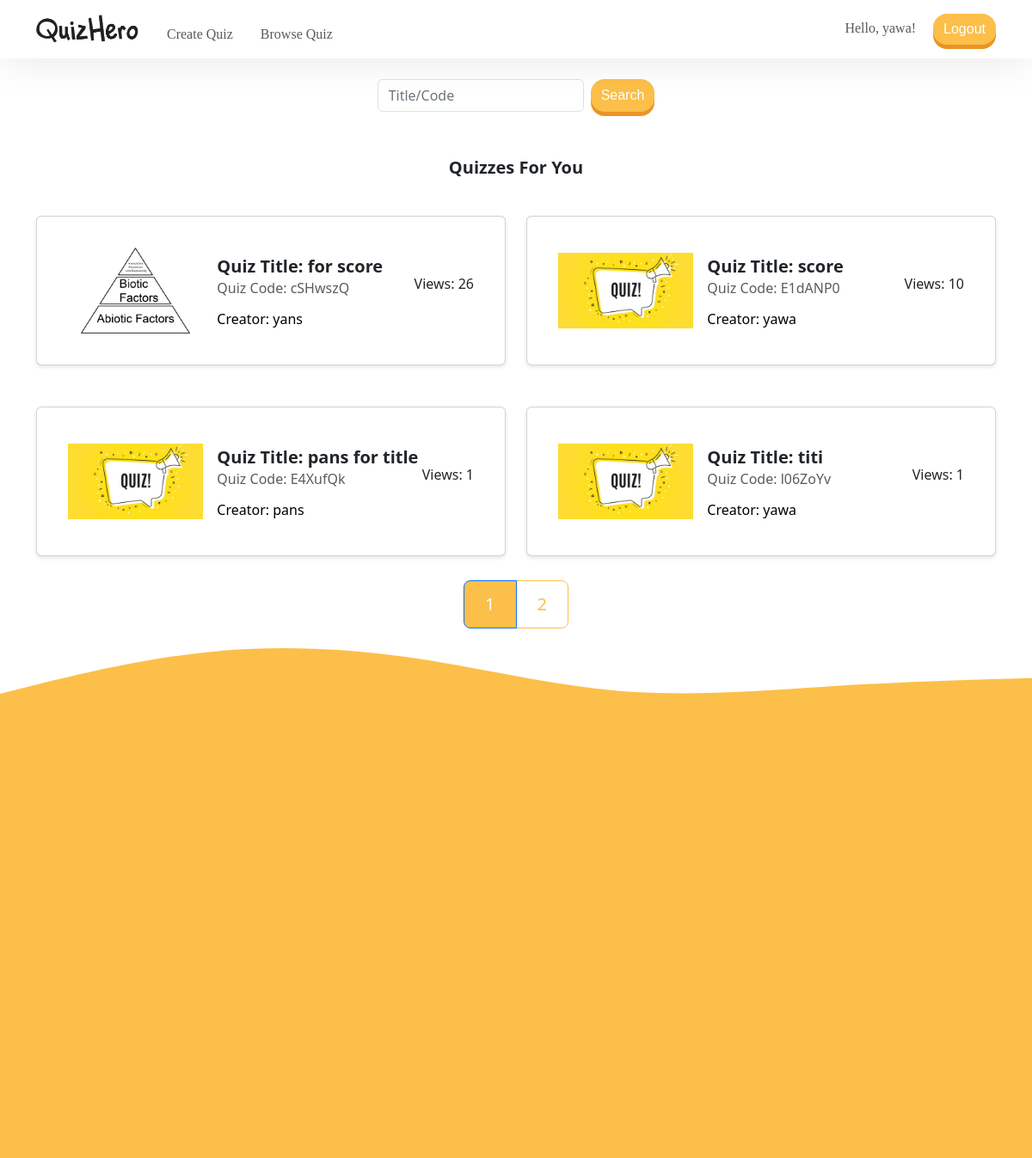
Page /List.php (signed in) on the earlier database version.
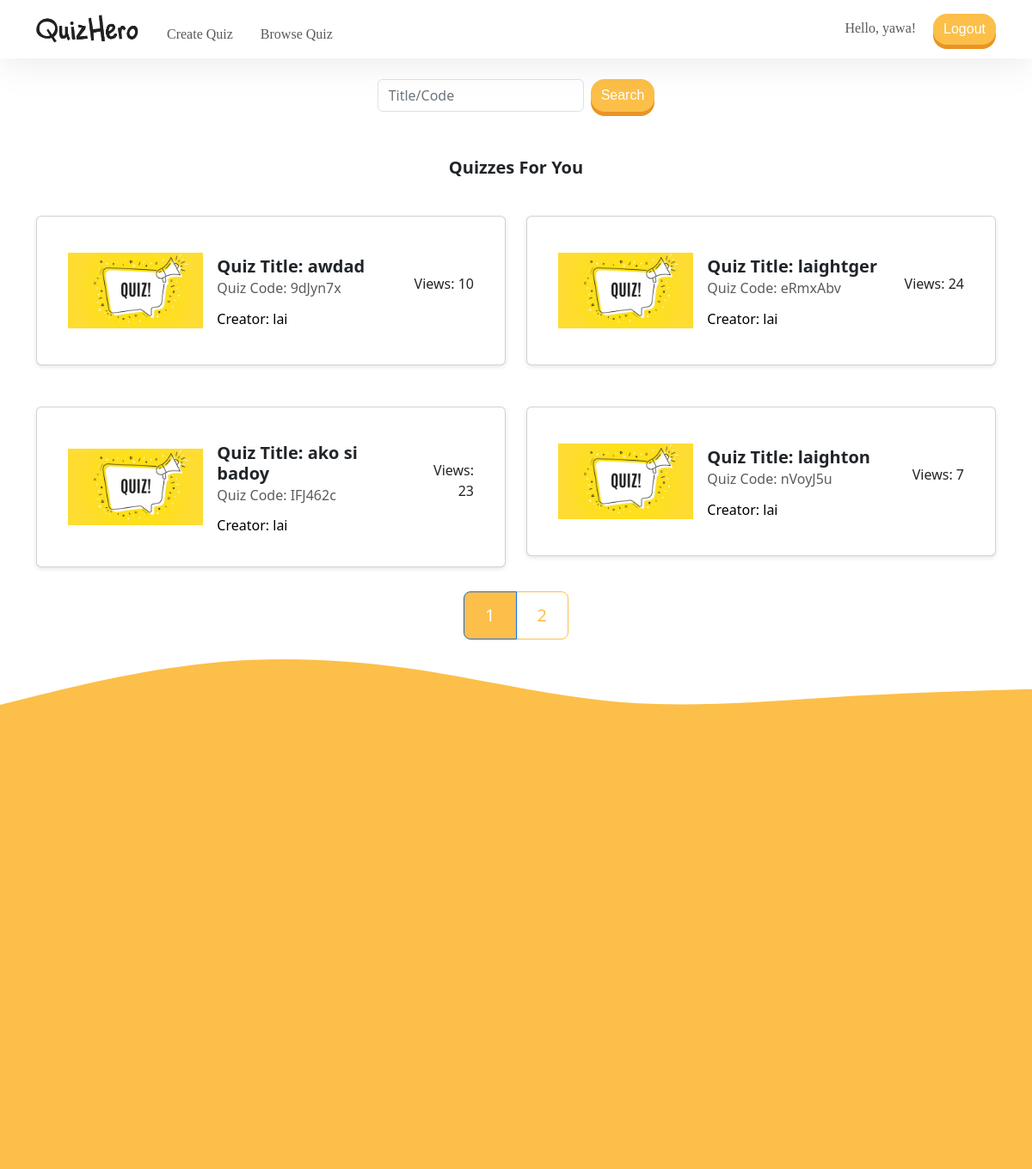
Same page on the later database version.
### tables this page shows
CREATE TABLE `quizlisttable` (
  `code` varchar(7) NOT NULL,
  `title` varchar(255) NOT NULL,
  `thumbnail` varchar(255) NOT NULL,
  `accessibility` varchar(8) NOT NULL,
  `creator` varchar(255) NOT NULL,
  `views` int(11) DEFAULT 0,
  `max_attempts` int(8) NOT NULL
);

### List.php (the view, shortened to what this page needs)
<!DOCTYPE html>
<html lang="en">
<head>
    <link href="https://cdn.jsdelivr.net/npm/bootstrap@5.3.3/dist/css/bootstrap.min.css" rel="stylesheet"
>
</head>
<body>
    <?php
    $servername = 'localhost';
    $dbUsername = 'root';
    $dbPassword = '';
    $database_name = 'web';
    $conn = new mysqli($servername, $dbUsername, $dbPassword, $database_name);
    ?>
    <?php require('assets/php/head.inc.php'); ?>
    <?php include('assets/php/navbar.inc.php'); ?>
    <br>
    <form class="d-flex justify-content-center" role="search" method="post">
        <input class="form-control me-2" style="width: 15rem;" type="search" name="search" placeholder="Title/Code"
            aria-label="Search">
        <button class="btn btn-primary border-dark" type="submit">Search</button>
    </form>
    <?php
    $itemsPerPage = 4;
    $sql = "SELECT COUNT(*) as count FROM quizlisttable";
    $result = $conn->query($sql);
    $row = $result->fetch_assoc();
    $totalItems = $row['count'];
    $totalPages = ceil($totalItems / $itemsPerPage);
    if (isset($_GET['page']) && is_numeric($_GET['page'])) {
        $currentPage = (int) $_GET['page'];
    } else {
        $currentPage = 1;
    }
    $offset = ($currentPage - 1) * $itemsPerPage;
    $sql = "SELECT * FROM quizlisttable WHERE accessibility != 'PRIVATE' LIMIT $itemsPerPage OFFSET $offset";
    $result = $conn->query($sql);
    if ($result->num_rows > 0) {
        echo '<div class="d-flex justify-content-center text-dark mt-5"><h5 class="card-title">Quizzes For You</h5></div>';
        echo '<div class="container mt-4 text-center">';
        echo '<div class="row justify-content-center">';
        while ($row = $result->fetch_assoc()) {
            $thumbnailPath = 'assets/img/uploads/' . htmlspecialchars($row["thumbnail"]);
            if ($row["thumbnail"] === 'default_img.jpg' || !file_exists($thumbnailPath)) {
                $thumbnailPath = 'assets/img/uploads/default_img.jpg';
            }
            echo '<div class="col-lg-6 col-md-6 mb-2">';
            echo '<div class="card quiz-card" data-quiz-code="' . htmlspecialchars($row["code"]) . '">'
                . '<div class="card-body d-flex align-items-center">'
                . '<div class="col-6 col-md-5 col-lg-4  img-container me-3">'
                . '<img src="' . $thumbnailPath . '" alt="Quiz Thumbnail" class="img-fluid">'
                . '</div>'
                . '<div class="flex-grow-1 d-flex flex-column">'
                . '<h5 class="card-title">Quiz Title: ' . htmlspecialchars($row["title"]) . '</h5>'
                . '<h6 class="card-subtitle mb-2 text-muted">Quiz Code: ' . htmlspecialchars($row["code"]) . '</h6>'
                . '<p class="card-text">Creator: ' . htmlspecialchars($row["creator"]) . '</p>'
                . '</div>'
                . '<div class="ms-auto text-md-end">'
                . '<p class="views-text">Views: ' . htmlspecialchars($row["views"]) . '</p>'
                . '</div>'
                . '</div>'
                . '</div>';
            echo '</div>';
        }
        echo '</div>';
        echo '</div>';
    }
    echo '<nav aria-label="page nav">';
    echo '<ul class="pagination pagination-lg">';
    for ($i = 1; $i <= $totalPages; $i++) {
        if ($i == $currentPage) {
            echo '<li class="page-item active" aria-current="page">';
            echo '<span class="page-link">' . $i . '</span>';
            echo '</li>';
        } else {
            echo '<li class="page-item"><a class="page-link" href="?page=' . $i . '">' . $i . '</a></li>';
        }
    }
    echo '</ul>';
    echo '</nav>';
    ?>
    <div class="footer-content">
        <div>
            <img src="assets/img/icons/curve1.svg" alt="" style="display: block; width: 100%;">
        </div>
        <div style="background-color: #fcbf49; width: 200%; height: 500px;">
        </div>
    </div>
</body>
</html>

### assets/php/head.inc.php (shortened to what this page needs)
<html lang="en">
<head>
    <link rel="stylesheet" href="https://cdn.jsdelivr.net/npm/bootstrap@5.3.2/dist/css/bootstrap.min.css" rel="stylesheet">
    <link rel="stylesheet" href="assets/css/style.css">
    <link href="https://cdnjs.cloudflare.com/ajax/libs/font-awesome/5.15.1/css/all.min.css" rel="stylesheet">
</head>
<body class="bg-light">

### assets/php/navbar.inc.php (shortened to what this page needs)
<section>
  <nav class="navbar navbar-expand-lg navbar-light nav-shadow">
    <div class="container">
      <a class="navbar-brand me-4" href="index.php">
        <img src="assets/img/icons/quizhero.png" style="width: 120px; height: auto; overflow: visible" alt="QuizHero">
      </a>
      <div class="collapse navbar-collapse align-items-end" id="navbarText">
        <ul class="navbar-nav me-auto mb-2 mb-lg-0 font-moon-bold">
          <li class="nav-item me-3">
            <?php if (isset($_SESSION['username'])) : ?>
              <a class="nav-link" href="MakeQuiz.php">Create Quiz</a>
            <?php else : ?>
              <a class="nav-link" href="#" data-bs-toggle="modal" data-bs-target="#modalLogin">Create Quiz</a>
            <?php endif; ?>
          </li>
          <li class="nav-item">
            <?php if (isset($_SESSION['username'])) : ?>
              <a class="nav-link" href="List.php">Browse Quiz</a>
            <?php else : ?>
              <a class="nav-link" href="" data-bs-toggle="modal" data-bs-target="#modalLogin">Browse Quiz</a>
            <?php endif; ?>
          </li>
        </ul>
        <?php if (isset($_SESSION['username'])) : ?>
          <div class="navbar-text font-moon-bold">
            Hello, <?php echo htmlspecialchars($_SESSION['username']); ?>!
            <a href="?logout=1" class="btn btn-primary ms-3">Logout</a>
          </div>
        <?php endif; ?>
      </div>
    </div>
  </nav>
</section>

### assets/css/style.css (style rules this page uses)
.btn-primary { background-color: #fcbf49; color: white !important; border: none; box-shadow: 0px 5px 0px 0px rgb(234, 148, 36); border-radius: 16px; transition: box-shadow 0.3s ease; font-family: 'MoonBold', sans-serif; }
.font-moon-bold { font-family: 'MoonBold', serif; }
.navbar-light { color: #212121; }
.bg-light { background-color: #FFFFFF !important; }
.nav-shadow { box-shadow: 0 0 50px rgba(0, 0, 0, 0.1); }
.form-control::placeholder { opacity: 1; color: #6c757d; }
input::placeholder { color: red; }

### List.php (style rules this page uses)
.card { padding: 20px; margin: 20px auto; border: 1px solid #bd1717; border-radius: 8px; box-shadow: 0 2px 5px rgba(0, 0, 0, 0.1); background-color: purple; color: #2f11f2; text-align: left; cursor: pointer; width: 100%; max-width: 600px; }
.card-body { padding: 20px; display: flex; align-items: center; }
.card-title, .card-subtitle, .card-text { margin: 5px 0; }
.card-title { font-size: 1.25rem; font-weight: bold; color: #A020F0; }
.card-subtitle { font-size: 1rem; color: #FFFFFF; }
.card-text { font-size: 1rem; color: #000000; }
nav[aria-label="page nav"] { display: flex; justify-content: center; }
.pagination .page-link { color: #fcbf49; background-color: #ffffff; border-color: #fcbf49; }
.pagination .page-item.active .page-link { color: #ffffff; background-color: #fcbf49; }
.img-container { flex: 0 0 50px; height: 100px; overflow: hidden; margin-right: 15px; }
.img-container img { width: 100%; height: 100%; object-fit: contain; }
.html, body { height: 100%; margin: 0; padding: 0; display: flex; flex-direction: column; }
.footer-content { width: 100%; overflow: hidden; }

Differences in the rows shown:
removed quizlisttable: thumbnail (picture), title "for score", code "cSHwszQ", creator "yans", views "26"
removed quizlisttable: thumbnail (placeholder picture), title "score", code "E1dANP0", creator "yawa", views "10"
removed quizlisttable: thumbnail (placeholder picture), title "pans for title", code "E4XufQk", creator "pans", views "1"
removed quizlisttable: thumbnail (placeholder picture), title "titi", code "l06ZoYv", creator "yawa", views "1"
added quizlisttable: thumbnail (placeholder picture), title "awdad", code "9dJyn7x", creator "lai", views "10"
added quizlisttable: thumbnail (placeholder picture), title "laightger", code "eRmxAbv", creator "lai", views "24"
added quizlisttable: thumbnail (placeholder picture), title "ako si badoy", code "IFJ462c", creator "lai", views "23"
added quizlisttable: thumbnail (placeholder picture), title "laighton", code "nVoyJ5u", creator "lai", views "7"
